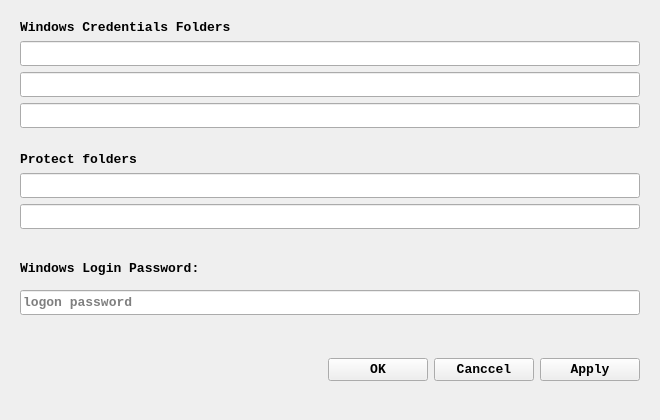
<?xml version="1.0" encoding="UTF-8"?>
<ui version="4.0">
 <class>Form</class>
 <widget class="QWidget" name="Form">
  <property name="geometry">
   <rect>
    <x>0</x>
    <y>0</y>
    <width>660</width>
    <height>420</height>
   </rect>
  </property>
  <property name="minimumSize">
   <size>
    <width>660</width>
    <height>420</height>
   </size>
  </property>
  <property name="maximumSize">
   <size>
    <width>660</width>
    <height>420</height>
   </size>
  </property>
  <property name="windowTitle">
   <string>Credentials Decryption Options</string>
  </property>
  <layout class="QVBoxLayout" name="verticalLayout_3">
   <item>
    <widget class="QWidget" name="widget" native="true">
     <layout class="QVBoxLayout" name="verticalLayout">
      <item>
       <widget class="QLabel" name="label">
        <property name="minimumSize">
         <size>
          <width>250</width>
          <height>0</height>
         </size>
        </property>
        <property name="font">
         <font>
          <family>Consolas</family>
          <pointsize>10</pointsize>
          <weight>75</weight>
          <bold>true</bold>
         </font>
        </property>
        <property name="text">
         <string>Windows Credentials Folders</string>
        </property>
       </widget>
      </item>
      <item>
       <widget class="QLineEdit" name="Cred1">
        <property name="minimumSize">
         <size>
          <width>500</width>
          <height>25</height>
         </size>
        </property>
        <property name="font">
         <font>
          <family>Consolas</family>
          <pointsize>10</pointsize>
          <weight>75</weight>
          <bold>true</bold>
         </font>
        </property>
       </widget>
      </item>
      <item>
       <widget class="QLineEdit" name="Cred2">
        <property name="minimumSize">
         <size>
          <width>500</width>
          <height>25</height>
         </size>
        </property>
        <property name="font">
         <font>
          <family>Consolas</family>
          <pointsize>10</pointsize>
          <weight>75</weight>
          <bold>true</bold>
         </font>
        </property>
       </widget>
      </item>
      <item>
       <widget class="QLineEdit" name="Cred3">
        <property name="minimumSize">
         <size>
          <width>500</width>
          <height>25</height>
         </size>
        </property>
        <property name="font">
         <font>
          <family>Consolas</family>
          <pointsize>10</pointsize>
          <weight>75</weight>
          <bold>true</bold>
         </font>
        </property>
       </widget>
      </item>
     </layout>
    </widget>
   </item>
   <item>
    <widget class="QWidget" name="widget_2" native="true">
     <layout class="QVBoxLayout" name="verticalLayout_4">
      <item>
       <widget class="QLabel" name="label_2">
        <property name="minimumSize">
         <size>
          <width>150</width>
          <height>0</height>
         </size>
        </property>
        <property name="font">
         <font>
          <family>Consolas</family>
          <pointsize>10</pointsize>
          <weight>75</weight>
          <bold>true</bold>
         </font>
        </property>
        <property name="text">
         <string>Protect folders</string>
        </property>
       </widget>
      </item>
      <item>
       <widget class="QLineEdit" name="Protect1">
        <property name="minimumSize">
         <size>
          <width>500</width>
          <height>25</height>
         </size>
        </property>
        <property name="font">
         <font>
          <family>Consolas</family>
          <pointsize>10</pointsize>
          <weight>75</weight>
          <bold>true</bold>
         </font>
        </property>
       </widget>
      </item>
      <item>
       <widget class="QLineEdit" name="Protect2">
        <property name="minimumSize">
         <size>
          <width>500</width>
          <height>25</height>
         </size>
        </property>
        <property name="font">
         <font>
          <family>Consolas</family>
          <pointsize>10</pointsize>
          <weight>75</weight>
          <bold>true</bold>
         </font>
        </property>
       </widget>
      </item>
     </layout>
    </widget>
   </item>
   <item>
    <widget class="QWidget" name="widget_3" native="true">
     <layout class="QVBoxLayout" name="verticalLayout_2">
      <item>
       <widget class="QLabel" name="label_3">
        <property name="minimumSize">
         <size>
          <width>200</width>
          <height>0</height>
         </size>
        </property>
        <property name="font">
         <font>
          <family>Consolas</family>
          <pointsize>10</pointsize>
          <weight>75</weight>
          <bold>true</bold>
         </font>
        </property>
        <property name="text">
         <string>Windows Login Password:</string>
        </property>
       </widget>
      </item>
      <item>
       <widget class="QLineEdit" name="password">
        <property name="minimumSize">
         <size>
          <width>500</width>
          <height>25</height>
         </size>
        </property>
        <property name="font">
         <font>
          <family>Consolas</family>
          <pointsize>10</pointsize>
          <weight>75</weight>
          <bold>true</bold>
         </font>
        </property>
        <property name="echoMode">
         <enum>QLineEdit::Password</enum>
        </property>
        <property name="placeholderText">
         <string>logon password</string>
        </property>
       </widget>
      </item>
     </layout>
    </widget>
   </item>
   <item>
    <widget class="QWidget" name="widget_4" native="true">
     <layout class="QHBoxLayout" name="horizontalLayout">
      <item>
       <spacer name="horizontalSpacer">
        <property name="orientation">
         <enum>Qt::Horizontal</enum>
        </property>
        <property name="sizeHint" stdset="0">
         <size>
          <width>40</width>
          <height>20</height>
         </size>
        </property>
       </spacer>
      </item>
      <item>
       <widget class="QPushButton" name="pushButton">
        <property name="minimumSize">
         <size>
          <width>100</width>
          <height>0</height>
         </size>
        </property>
        <property name="font">
         <font>
          <family>Consolas</family>
          <pointsize>10</pointsize>
          <weight>75</weight>
          <bold>true</bold>
         </font>
        </property>
        <property name="text">
         <string>OK</string>
        </property>
       </widget>
      </item>
      <item>
       <widget class="QPushButton" name="cancel">
        <property name="minimumSize">
         <size>
          <width>100</width>
          <height>0</height>
         </size>
        </property>
        <property name="font">
         <font>
          <family>Consolas</family>
          <pointsize>10</pointsize>
          <weight>75</weight>
          <bold>true</bold>
         </font>
        </property>
        <property name="text">
         <string>Canccel</string>
        </property>
       </widget>
      </item>
      <item>
       <widget class="QPushButton" name="apply">
        <property name="minimumSize">
         <size>
          <width>100</width>
          <height>0</height>
         </size>
        </property>
        <property name="font">
         <font>
          <family>Consolas</family>
          <pointsize>10</pointsize>
          <weight>75</weight>
          <bold>true</bold>
         </font>
        </property>
        <property name="text">
         <string>Apply</string>
        </property>
       </widget>
      </item>
     </layout>
    </widget>
   </item>
  </layout>
 </widget>
 <resources/>
 <connections/>
</ui>
